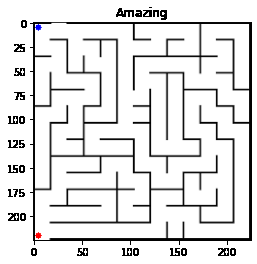
#> input picture maze.png, 257 x 264 px, found by its file name
$ jupyter execute --allow-errors course2problemset4.ipynb
#> lines starting #> are read from the running program, lines starting #| are printed output that depends on the picture; after the words box and inside, x2 and y2 are one past the last pixel; in counts of white or black regions, pixels touching at a corner belong together
Solving Image Maze (With Solution)
Given a maze as an image with a start and end point, we would like to write code to solve the maze.

An image is a 2D matrix of pixels of a particular size that depends on its resolution. Each pixel has a color which is given by its Red, Green and Blue (RGB) values.

Given an image, we will view it as a graph where each pixel of the image is a vertex and edges connect a pixel to its neighbor. The weight of an edge should be very small if the pixel colors are similar (i.e, the differences between r, g and b values are close to zero) and correspondingly large as the pixel colors diverge.

Next, given a source pixel  (𝑖0,𝑗0)
  and destination pixel,  (𝑖1,𝑗1)
 , we wish find the shortest weight path from source to destination.

You should use the Dijkstra's algorithm modified in two ways:

It can exit as soon as the destination is reached.
A 1000 x 1000 pixel image gives rise to a graph with million vertices. Storing such a graph as an adjacency list is going to be very memory intensive. Instead, your goal will be to generate the vertices and edges on-the-fly.
We will use opencv library, a popular computer vision library to load, and manipulate images of mazes.

Manipulating Images
You can directly manipulate images in python in many ways. The opencv library is considered a standard for numerous image manipulation tasks.

Here we load an image maze.png and you can see it nicely plotted with coordinates. We then show you two pixels shown in red and blue. The goal here is to detect a path from one of the colored circle to the other, in the maze without crossing the black pixels.

Install python from windows store. Install numpy matplotlib using  command - python3 -m pip install numpy matplotlib. Then add C:\Users\hramm\AppData\Local\Packages\PythonSoftwareFoundation.Python.3.12_qbz5n2kfra8p0\LocalCache\local-packages\Python312\Scripts to wiundows path

[cell 1]
from matplotlib import pyplot as plt
import cv2
# You can read png, jpg and other file types
img = cv2.imread('maze.png') # read an image from a file using opencv (cv2) library
#> img is the input picture: shape (264, 257, 3); mean B, G, R 227.3, 227.2, 227.3
# you can annotate images
cv2.circle(img,(5,220), 3, (255,0,0), -1) # add a circle centered at (5, 220) radius 3, color red (RGB: 255,0,0)
#> img: shape (264, 257, 3); 0.04% of pixels changed, all inside (x1, y1, x2, y2) = (2, 217, 9, 224)
cv2.circle(img, (5,5), 3, (0,0,255), -1) # add a circle centered at (5,5) radius 3, color red (RGB: 0,0,255)
#> img: shape (264, 257, 3); mean B, G, R 227.2, 227, 227.2
plt.imshow(img) # show the image on the screen
plt.title('Amazing')
plt.show()
img = cv2.imread('maze-solution.png') # read an image from a file using opencv (cv2) library
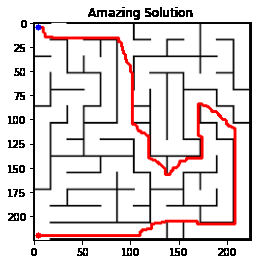
#> input picture maze-solution.png, 257 x 264 px, found by its file name
#> img is the input picture: shape (264, 257, 3); mean B, G, R 219.4, 219.3, 227
# you can annotate images
cv2.circle(img,(5,220), 3, (255,0,0), -1) # add a circle centered at (5, 220) radius 3, color red (RGB: 255,0,0)
cv2.circle(img, (5,5), 3, (0,0,255), -1) # add a circle centered at (5,5) radius 3, color red (RGB: 0,0,255)
#> img: shape (264, 257, 3); mean B, G, R 219.3, 219.1, 226.9
plt.imshow(img) # show the image on the screen
plt.title('Amazing Solution ')
plt.show()

[cell 2]
print('Image size (height, width, num layers) is', img.shape)
#| Image size (height, width, num layers) is (264, 257, 3)
px = img[145, 67] # img[y,x] is the color of the pixel of x,y
#> px = [255, 255, 255]
print(px)
#| [255 255 255]
cv2.circle(img, (80, 18), 3, (198,31,4),-1) # Draw a colored circle centered at (80, 18)
#> img: shape (264, 257, 3); mean B, G, R 219.3, 219, 226.8
px1 = img[18, 80] # It is important to note that rows of the image are y values and columns are x values.
#> px1 = [198, 31, 4]
print(px1)
#| [198  31   4]
px2 = img[80, 18] # This is important to note that indexing the img data structure takes y, x values.
#> px2 = [255, 255, 255]
# Most opencv functions will require (x,y) coordinates for pixel as is natural.
print(px2)
#| [255 255 255]

The pixel color is expressed in RGB format. R is the red value from 0 -> 255, G is the green value 0 -> 255 and B is the blue value from 0 -> 255

We will now define a edge weight function for an edge in the image

[cell 3]
import math
def fixPixelValues(px):
    # convert the RGB values into floating point to avoid an overflow that will give me wrong answers
    return [ float(px[0]), float(px[1]), float(px[2]) ]


# This is a useful function that given a list of (x,y) values,
# draw a series of red lines between each coordinate and next to
# show the path in the image
def drawPath(img, path, pThick=2):
#> called with pThick = 2
    v = path[0]
    x0, y0 = v[0], v[1]
    for v in path:
        x, y = v[0], v[1]
        cv2.line(img,(x,y), (x0,y0), (255,0,0),pThick)
        x0, y0 = x,y
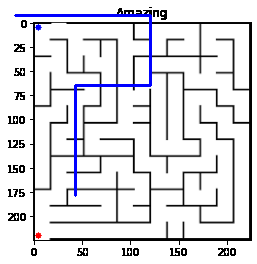
#> img: shape (264, 257, 3); 1.73% of pixels changed, all inside (x1, y1, x2, y2) = (14, 14, 152, 197)

[cell 4]
# Example
img = cv2.imread('maze.png') # read an image from a file using opencv (cv2) library
drawPath(img, [ (15, 15), (150, 15), (150, 85), (75, 85), (75, 195)])
plt.imshow(img) # show the image on the screen
plt.title('Illustration of drawPath')
plt.show()

Step 1: Compute Single Source Shortest Path For an Image
Given an image, compute the shortest path between source and destination pixels by modifying Dijkstra's algorithm. Your challenge is to implement it without needing to create the entire the adjacency list for the graph in the first place. However, for simplicity you can try a first cut implementation of a generic Dijkstra algorithm over graphs represented as adjacency matrix or list.

[cell 5]
class Vertex: # This is the outline for a vertex data structure

    def __init__ (self,  i, j):
        self.x = i # The x coordinate
        self.y = j  # The y coordinate
        self.d = float('inf') # the shortest path estimate
        self.processed = False # Has this vertex's final shortest path distance been computed
        # this is important for Dijksatra's algorithm
        # We will track where the vertex is in the priority queue.
        self.idx_in_priority_queue = -1 # The index of this vertex in the queue
        self.pi = None # the parent vertex in the shortest path tree.

    def reset(self):
        self.d = float('inf')
        self.processed = False # Has this vertex's final shortest path distance been computed
        # this is important for Dijksatra's algorithm
        # We will track where the vertex is in the priority queue.
        self.idx_in_priority_queue = -1 # The index of this vertex in the queue
        self.pi = None # the parent vertex in the shortest path tree.


# However, if you want Dijkstra efficiently, we will need a priority queue
# We will provide you with a heap data structure from course 1.
class PriorityQueue:
    # Constructor:  Implement a empty heap data structure
    def __init__(self):
        self.q = [None] # pad it with one element

    # Function: insert
    # Insert a vertex v of type Vertex into the queue.
    # Remember to set the field `idx_in_priority_queue` and
    # keep updating it.
    def insert(self, v):
        n = len(self.q)
        self.q.append(v)
        v.idx_in_priority_queue = n # selfnote -
        self.bubble_up(n)
        # self.check_invariant()

    # Function: swap two elements in the priority queue.
    # Remember to swap the vertices at positions i and j
    # But also remember to update the positions of the vertices in the
    # priority queue.
    # You can use this to implement bubble_up and bubble_down
    def swap(self, i, j):
        tmp = self.q[i]
        self.q[i] = self.q[j]
        self.q[i].idx_in_priority_queue = i
        self.q[j] = tmp
        self.q[j].idx_in_priority_queue = j

    # Function: bubble_up
    # bubble up an element j
    # until min heap property is restored.
    def bubble_up(self, j):
        assert j >= 1
        assert j < len(self.q)
        if j == 1:
            return
        val = self.q[j].d
        parent_idx = j // 2
        parent_val = self.q[parent_idx].d
        if val < parent_val:
            self.swap(j, parent_idx)
            self.bubble_up(parent_idx)
        return

    # Function: bubble_down
    # Bubble down an element j until
    # min heap property is restored.
    def bubble_down(self, j):
        n = len(self.q)
        left_child_idx = 2 * j
        right_child_idx = 2 * j + 1
        if left_child_idx >= n: #self-note - left child itself is not present - so no more bubble down can be done
            return
        if right_child_idx >= n: #self-note - only left child is present - so its d value and index and put in temp variable
            child_idx = left_child_idx
            child_d = self.q[left_child_idx].d
        else: #self-note - both left and right child are  present - chose index and d value based on minimum d value
            (child_d, child_idx) = min ( (self.q[left_child_idx].d, left_child_idx),
                                         (self.q[right_child_idx].d, right_child_idx)
                                       )
        if self.q[j].d > child_d:
            self.swap(j, child_idx)
            self.bubble_down(child_idx)
        return

    # Function: get_and_delete_min
    # Find the minimum weight vertex and delete it from the heap.
    # return the deleted vertex back
    def get_and_delete_min(self):
        n = len(self.q)
        assert n > 1
        v = self.q[1]
        if n > 2:
            self.q[1] = self.q[n-1] #self-note - copy last element of heap to first element
            self.q[n-1].idx_in_priority_queue = 1 #self-note - change 1st element idx_in_queue to 1
            del self.q[n-1] #self-note - delete last element of heap
            self.bubble_down(1) #self-note - bubble down newly added firtst element to right place
        #self.check_invariant()
        return v

    # Is the heap empty?
    def is_empty(self):
        return len(self.q) == 1

    # This is a useful function since in Dijkstra
    # the weight of a vertex updates on the fly.
    # We will need to call this to update the vertex weight.
    def update_vertex_weight(self, v):
        j = v.idx_in_priority_queue
        n = len(self.q)
        assert j >= 0 and j < n
        self.bubble_down(j)
        self.bubble_up(j)
        # self.check_invariant()

[cell 6]
class DirectedGraphFromImage:
    def __init__(self, img):
        self.img = img
        self.coords2vertex = {} # construct a dictionary that maps coordinates [(i,j)] to corresponding vertices in graph


    def get_vertex_from_coords(self, i, j):
        if (i,j) in self.coords2vertex: # is pixel (i,j) already there?
            return self.coords2vertex[(i,j)] # if yes, just return the vertex corresponding
        v = Vertex(i, j)
        self.coords2vertex[(i,j)] = v
        return v

    ## Given (x,y) coordinates of two neighboring pixels, calculate the edge weight.
    # We take the squared euclidean distance between the pixel values and add 0.1
    def getEdgeWeight(self, u, v):
        img = self.img
        # get edge weight for edge between u, v
        i0,j0 = u.x, u.y
        i1,j1 = v.x, v.y
        height, width, _ = img.shape
        # First make sure that the edge is legit
        # Edges can only go from each pixel to neighboring pixel
        assert i0 >= 0 and j0 >= 0 and i0 < width and j0 < height # pixel position valid?
        assert i1 >= 0 and j1 >= 0 and i1 < width and j1 < height # pixel position valid?
        assert -1 <= i0 - i1 <= 1 # edge between node and neighbor?
        assert -1 <= j0 - j1 <= 1
        px1 = fixPixelValues(img[j0,i0])
        px2 = fixPixelValues(img[j1,i1])
        return 0.1 + (px1[0] - px2[0])**2 + (px1[1] - px2[1])**2 + (px1[2]- px2[2])**2

    # Function: get_list_of_neighbors
    # Given a vertex in the graph, get its list of neighbors
    #  I.e, for given vertex `vert` return a list [(v1, w1), (v2, w2),..,(vk,wk)]
    #  Such that vert has an edge to v1 with weight w1, edge to v2 with weight w2 and ...
    #   edge to vk with weight wk
    # Note that rather than build an adjacency list up front, we simply call this function
    # to get the neighbors of a vertex.
    def get_list_of_neighbors(self, vert):
        img = self.img
        i = vert.x
        j = vert.y
        height, width, _ = img.shape
        lst = []
        if i > 0:
             # Get the adjacent vertex directly to the WEST
            # What is the weight of the edge from pixel (i,j) to (i-1,j)
            v0 = self.get_vertex_from_coords(i-1, j)
            w0 = self.getEdgeWeight(vert, v0)
            # Append the adjacent vertex and its weight.
            lst.append((v0, w0))
        if j > 0:
            # Get the adjacent vertex directly to the SOUTH
            v1 = self.get_vertex_from_coords(i, j-1)
            w1 = self.getEdgeWeight(vert, v1)
            # Append the adjacent vertex and its weight.
            lst.append((v1, w1))
        if i < width-1:
            # EAST
            v2 = self.get_vertex_from_coords(i+1, j)
            w2 = self.getEdgeWeight( vert, v2)
            lst.append((v2, w2))
        if j < height-1:
            # NORTH
            v3 = self.get_vertex_from_coords(i, j+1)
            w3 = self.getEdgeWeight(vert, v3)
            lst.append((v3, w3))
        return lst

Using Dijkstra's algorithm and the classes provided above, implement the function computeShortestPath. Its inputs are

graph : an instance of DirectedGraphFromImage class
source_coordinates: The (i,j) coordinates of the starting point.
dest_coordinates: The (i,j) coordinates of the destination.
It must return a tuple (path, distance) wherein

path is a list of pixel coordinates [(i0,j0),...., (ik,jk)] wherein (i0,j0) corresponds to the soure_coordinates and (ik,jk)) corresponds to the destination.

distance is the total weight of the shortest path.

Pseudocode
Here is an outline of Dijkstra's algorithm with modifications that may be useful.

1. Initialize an empty priority queue `q` (use `PriorityQueue` class)
2. Get the source vertex (`source`) using the function `graph.get_vertex_from_coords(i,j)`.
3. Set the `source.d` field to 0 to indicate that distance of source from source is 0.
4. Add the source vertex to the priority queue (use `insert` method).
5. While the priority queue is not empty.
5.1 Get the vertex with minimum value of d and delete it (use `get_and_delete_min` function). Let's call this vertex `u`.
5.2 Set the processed field of `u` to True.
5.3 If `u` has the same coordinates as destination (use `u.x` and `u.y`) then
    5.3.1 shortest path distance is `u.d` and break from the loop.
5.4 For each outgoing edge from `u` to `v` with weight `w`
    5.4.1 If `v` is not already processed and `v.d > u.d + w` then
          5.4.1.1 update `v.d` to `u.d + w`. Set `v.pi` to `u`.
          5.4.1.2 If `v` is already not in the priority queue, insert it into the queue
          5.4.1.3 Else, use the `update_vertex_weight` method of priority queue with `v` as the argument to make sure that `v` is moved to the appropriate place in the priority queue.
6. To get the path, start from the destination vertex and keep taking the parent pointer until we reach the source. Store the sequence of vertices in a path.
7. Return the (path, shortest path distance)

[cell 7]
# Function: computeShortestPath
# Let us implement Dijkstra's algorithm
# graph - instance of the DirectedGraphFromImage class
# source - a vertex that is the source (i,j) pixel coordinates
# dest - a vertex that is the destination (i,j) pixel coordinates
def computeShortestPath( graph, source_coordinates, dest_coordinates):
    # your code here
#> called with source_coordinates = (0, 0), dest_coordinates = (2, 2)
    q = PriorityQueue()
    (sx,sy) = source_coordinates
    (dx, dy) = dest_coordinates
    source = graph.get_vertex_from_coords(sx, sy)
    source.d = 0
    source.pi = None
    shortest_distance = -1
    q.insert(source)
    while not q.is_empty():
        u = q.get_and_delete_min()
        u.processed = True
        if u.x == dx and u.y == dy :
            shortest_distance = u.d
            break
        vertex_weights_list = graph.get_list_of_neighbors(u) # get outgoing edges from vertex u
        for (vertex,wt) in vertex_weights_list:
            if vertex.processed != True and vertex.d > u.d + wt:
                vertex.d = u.d + wt # relax each outgoing edge from vertex u
                vertex.pi = u
                if vertex.idx_in_priority_queue  != -1:
                    q.update_vertex_weight(vertex)
                else:
                    q.insert(vertex)
    current = graph.get_vertex_from_coords(dx, dy)
    path = []
    while(current.pi != None):
        path.append((current.x, current.y))
        current = current.pi
    path.append((current.x, current.y)) # finally append the source vertex
    path.reverse()

    return (path, shortest_distance)

[cell 8]
class DummyGraphClass:
    def __init__(self, adj_list, verts):
        self.verts=verts
        self.adj_list = adj_list


    def get_vertex_from_coords(self, i, j):
        assert (i,j) in self.verts
        return self.verts[(i,j)]

    def get_list_of_neighbors(self, vert):
        coords = (vert.x, vert.y)
        if coords in self.adj_list:
            return self.adj_list[(vert.x, vert.y)]
        else:
            return []

# Test 1
verts = {(i,j): Vertex(i,j) for i in range(3) for j in range(3)}
adj_list= {}
def connect_nodes(src, dest, weight):
    v1 = src
    v2 = verts[dest]
    if v1 in adj_list:
        adj_list[v1].append((v2, weight))
    else:
        adj_list[v1] = [(v2, weight)]
# Let's build a graph
connect_nodes((0,0),(0,1),1.0)
connect_nodes((0,0),(1,0),0.5)
connect_nodes((1,0),(0,1), 0.5)
connect_nodes((0,1),(0,0), 0.5)
connect_nodes((1,0),(1,1), 0.5)
connect_nodes((1,1), (2,2), 0.25)
connect_nodes((1,1),(1,2), 0.5)
connect_nodes((1,1),(2,1), 1.2)
connect_nodes((2,1), (2,2), 0.25)
connect_nodes((1,2), (2,2), 0.25)

graph = DummyGraphClass(adj_list, verts)

path, dist = computeShortestPath(graph, (0,0), (2,2))
print(path)

assert(dist == 1.25) , ' shortest path distance from (0,0) to (2,2) must be 1.25'
assert (path == [(0,0), (1,0), (1,1), (2,2)])

for (_,v) in verts.items():
    v.reset()

graph2 = DummyGraphClass(adj_list, verts)
(path2, dist2) = computeShortestPath(graph2, (0,0),(1,2))
print(path2)
assert dist2 == 1.5, ' shortest path distance from (0,0) to (1,2) must be 1.5'
assert path2[0] == (0,0)
assert path2[-1] == (1,2)

for (_,v) in verts.items():
    v.reset()

connect_nodes((2,2), (2,1), 0.5)
connect_nodes((2,1), (1,1), 1.0)
connect_nodes((1,1),(0,1), 0.5)


graph3 = DummyGraphClass(adj_list, verts)
(path3, dist3) = computeShortestPath(graph3, (2,2),(0,0))
print(path3)
assert(dist3 == 2.5)
assert(path3[0]== (2,2))
assert(path3[-1] == (0,0))

print('All tests passed: 15 points!')

[cell 9]
img = cv2.imread('maze.png') # read an image from a file using opencv (cv2) library
# you can annotate images
cv2.circle(img,(5,220), 3, (255,0,0), -1) # add a circle centered at (5, 220) radius 3, color red (RGB: 255,0,0)
cv2.circle(img, (5,5), 3, (0,0,255), -1) # add a circle centered at (5,5) radius 3, color red (RGB: 0,0,255)
plt.imshow(img) # show the image on the screen
plt.title('Amazing')
plt.show()

[cell 10]
img = cv2.imread('maze.png') # read an image from a file using opencv (cv2) library
graph = DirectedGraphFromImage(img)
p,dist = computeShortestPath(graph, (5,220), (5,5))
assert dist <= 78.1, 'Expected shortest path distance must be 78.1'
assert p[0] == (5,220)
assert p[-1] == (5,5)
print('Passed: 10 points!')

[cell 11]
drawPath(img, p, 2)
#> call 2 of drawPath, with pThick = 2
#> the loop in drawPath (call 2), `for v in path:` made 216 passes
#> v on passes 1 to 3: (5, 220), (5, 219), (5, 218)
#> after the loop in drawPath (call 2), `for v in path:`:
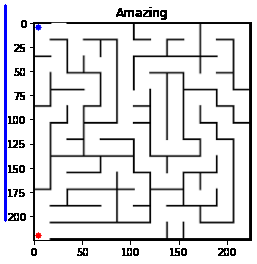
#> img: shape (264, 257, 3); 0.96% of pixels changed, all inside (x1, y1, x2, y2) = (4, 4, 7, 222)
plt.imshow(img) # show the image on the screen
plt.title('Amazing')
plt.show()
cv2.imwrite('maze-solution.png', img)
#> Out = True

[cell 12]
img = cv2.imread('maze2.JPG') # read an image from a file using opencv (cv2) library
cv2.circle(img,(250,470), 10, (255,0,0), -1) # add a circle centered at (600, 70) radius 10, color red (RGB: 255,0,0)
cv2.circle(img, (20,100), 10, (255,0,0), -1) # add a circle centered at (790,200) radius 10, color red (RGB: 255,0,0)
#> (the rest of this cell did not finish here and is left out)

[cell 13]
img = cv2.imread('maze2.JPG') # read an image from a file using opencv (cv2) library
#> (the rest of this cell did not finish here and is left out)

[cell 14]
drawPath(img,p)
#> (the rest of this cell did not finish here and is left out)

[cell 15]
img = cv2.imread('maze3.JPG')
cv2.circle(img,(70,1750), 15, (255,0,0), -1) # add a circle centered at (600, 70) radius 10, color red (RGB: 255,0,0)
cv2.circle(img, (900,500), 15, (0,255,255), -1) # add a circle centered at (790,200) radius 10, color red (RGB: 255,0,0)
#> (the rest of this cell did not finish here and is left out)

[cell 16]
img = cv2.imread('maze3.JPG') # read an image from a file using opencv (cv2) library
#> (the rest of this cell did not finish here and is left out)

[cell 17]
drawPath(img,p,10)
